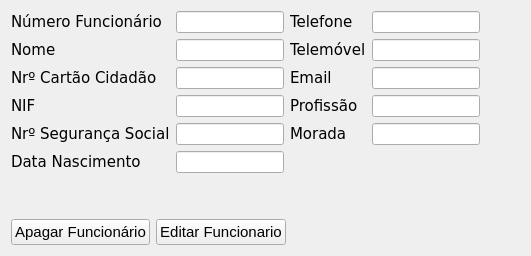
          <widget class="QWidget" name="tab_17">
           <attribute name="title">
            <string>Editar Funcionário</string>
           </attribute>
           <layout class="QGridLayout" name="gridLayout_16">
            <item row="0" column="0">
             <layout class="QFormLayout" name="formLayout_17">
              <item row="0" column="0">
               <widget class="QLabel" name="label_107">
                <property name="maximumSize">
                 <size>
                  <width>16777215</width>
                  <height>34</height>
                 </size>
                </property>
                <property name="font">
                 <font>
                  <family>DejaVu Sans</family>
                  <pointsize>11</pointsize>
                 </font>
                </property>
                <property name="text">
                 <string>Número Funcionário</string>
                </property>
               </widget>
              </item>
              <item row="1" column="0">
               <widget class="QLabel" name="label_103">
                <property name="maximumSize">
                 <size>
                  <width>16777215</width>
                  <height>34</height>
                 </size>
                </property>
                <property name="font">
                 <font>
                  <family>DejaVu Sans</family>
                  <pointsize>11</pointsize>
                 </font>
                </property>
                <property name="text">
                 <string>Nome</string>
                </property>
               </widget>
              </item>
              <item row="2" column="0">
               <widget class="QLabel" name="label_101">
                <property name="maximumSize">
                 <size>
                  <width>16777215</width>
                  <height>34</height>
                 </size>
                </property>
                <property name="font">
                 <font>
                  <family>DejaVu Sans</family>
                  <pointsize>11</pointsize>
                 </font>
                </property>
                <property name="text">
                 <string>Nrº Cartão Cidadão</string>
                </property>
               </widget>
              </item>
              <item row="3" column="0">
               <widget class="QLabel" name="label_105">
                <property name="maximumSize">
                 <size>
                  <width>16777215</width>
                  <height>34</height>
                 </size>
                </property>
                <property name="font">
                 <font>
                  <family>DejaVu Sans</family>
                  <pointsize>11</pointsize>
                 </font>
                </property>
                <property name="text">
                 <string>NIF</string>
                </property>
               </widget>
              </item>
              <item row="4" column="0">
               <widget class="QLabel" name="label_106">
                <property name="maximumSize">
                 <size>
                  <width>16777215</width>
                  <height>34</height>
                 </size>
                </property>
                <property name="font">
                 <font>
                  <family>DejaVu Sans</family>
                  <pointsize>11</pointsize>
                 </font>
                </property>
                <property name="text">
                 <string>Nrº Segurança Social</string>
                </property>
               </widget>
              </item>
              <item row="5" column="0">
               <widget class="QLabel" name="label_98">
                <property name="maximumSize">
                 <size>
                  <width>16777215</width>
                  <height>34</height>
                 </size>
                </property>
                <property name="font">
                 <font>
                  <family>DejaVu Sans</family>
                  <pointsize>11</pointsize>
                 </font>
                </property>
                <property name="text">
                 <string>Data Nascimento</string>
                </property>
               </widget>
              </item>
              <item row="0" column="1">
               <widget class="QLineEdit" name="editEmployeeNumber">
                <property name="maximumSize">
                 <size>
                  <width>16777215</width>
                  <height>34</height>
                 </size>
                </property>
                <property name="text">
                 <string/>
                </property>
               </widget>
              </item>
              <item row="1" column="1">
               <widget class="QLineEdit" name="editEmployeeName">
                <property name="maximumSize">
                 <size>
                  <width>16777215</width>
                  <height>34</height>
                 </size>
                </property>
                <property name="text">
                 <string/>
                </property>
               </widget>
              </item>
              <item row="2" column="1">
               <widget class="QLineEdit" name="editEmployeeIDNr">
                <property name="maximumSize">
                 <size>
                  <width>16777215</width>
                  <height>34</height>
                 </size>
                </property>
               </widget>
              </item>
              <item row="3" column="1">
               <widget class="QLineEdit" name="editEmployeeNIF">
                <property name="maximumSize">
                 <size>
                  <width>16777215</width>
                  <height>34</height>
                 </size>
                </property>
               </widget>
              </item>
              <item row="4" column="1">
               <widget class="QLineEdit" name="editEmployeeSocialNr">
                <property name="maximumSize">
                 <size>
                  <width>16777215</width>
                  <height>34</height>
                 </size>
                </property>
               </widget>
              </item>
              <item row="5" column="1">
               <widget class="QLineEdit" name="editEmployeeDate">
                <property name="maximumSize">
                 <size>
                  <width>16777215</width>
                  <height>34</height>
                 </size>
                </property>
               </widget>
              </item>
             </layout>
            </item>
            <item row="0" column="1">
             <layout class="QFormLayout" name="formLayout_18">
              <item row="0" column="0">
               <widget class="QLabel" name="label_99">
                <property name="maximumSize">
                 <size>
                  <width>16777215</width>
                  <height>34</height>
                 </size>
                </property>
                <property name="font">
                 <font>
                  <family>DejaVu Sans</family>
                  <pointsize>11</pointsize>
                 </font>
                </property>
                <property name="text">
                 <string>Telefone</string>
                </property>
               </widget>
              </item>
              <item row="0" column="1">
               <widget class="QLineEdit" name="editEmployeePhoneNr">
                <property name="maximumSize">
                 <size>
                  <width>16777215</width>
                  <height>34</height>
                 </size>
                </property>
               </widget>
              </item>
              <item row="1" column="0">
               <widget class="QLabel" name="label_102">
                <property name="maximumSize">
                 <size>
                  <width>16777215</width>
                  <height>34</height>
                 </size>
                </property>
                <property name="font">
                 <font>
                  <family>DejaVu Sans</family>
                  <pointsize>11</pointsize>
                 </font>
                </property>
                <property name="text">
                 <string>Telemóvel</string>
                </property>
               </widget>
              </item>
              <item row="1" column="1">
               <widget class="QLineEdit" name="editEmployeeMobileNr">
                <property name="maximumSize">
                 <size>
                  <width>16777215</width>
                  <height>34</height>
                 </size>
                </property>
               </widget>
              </item>
              <item row="2" column="0">
               <widget class="QLabel" name="label_104">
                <property name="maximumSize">
                 <size>
                  <width>16777215</width>
                  <height>34</height>
                 </size>
                </property>
                <property name="font">
                 <font>
                  <family>DejaVu Sans</family>
                  <pointsize>11</pointsize>
                 </font>
                </property>
                <property name="text">
                 <string>Email</string>
                </property>
               </widget>
              </item>
              <item row="2" column="1">
               <widget class="QLineEdit" name="editEmployeeEmail">
                <property name="maximumSize">
                 <size>
                  <width>16777215</width>
                  <height>34</height>
                 </size>
                </property>
               </widget>
              </item>
              <item row="3" column="0">
               <widget class="QLabel" name="label_108">
                <property name="maximumSize">
                 <size>
                  <width>16777215</width>
                  <height>34</height>
                 </size>
                </property>
                <property name="font">
                 <font>
                  <family>DejaVu Sans</family>
                  <pointsize>11</pointsize>
                 </font>
                </property>
                <property name="text">
                 <string>Profissão</string>
                </property>
               </widget>
              </item>
              <item row="3" column="1">
               <widget class="QLineEdit" name="editEmployeeJob">
                <property name="maximumSize">
                 <size>
                  <width>16777215</width>
                  <height>34</height>
                 </size>
                </property>
               </widget>
              </item>
              <item row="4" column="0">
               <widget class="QLabel" name="label_100">
                <property name="maximumSize">
                 <size>
                  <width>16777215</width>
                  <height>34</height>
                 </size>
                </property>
                <property name="font">
                 <font>
                  <family>DejaVu Sans</family>
                  <pointsize>11</pointsize>
                 </font>
                </property>
                <property name="text">
                 <string>Morada</string>
                </property>
               </widget>
              </item>
              <item row="4" column="1">
               <widget class="QLineEdit" name="editEmployeeMorada">
                <property name="maximumSize">
                 <size>
                  <width>16777215</width>
                  <height>34</height>
                 </size>
                </property>
               </widget>
              </item>
             </layout>
            </item>
            <item row="0" column="2">
             <spacer name="horizontalSpacer_7">
              <property name="orientation">
               <enum>Qt::Horizontal</enum>
              </property>
              <property name="sizeHint" stdset="0">
               <size>
                <width>40</width>
                <height>20</height>
               </size>
              </property>
             </spacer>
            </item>
            <item row="1" column="0">
             <spacer name="verticalSpacer_17">
              <property name="orientation">
               <enum>Qt::Vertical</enum>
              </property>
              <property name="sizeHint" stdset="0">
               <size>
                <width>20</width>
                <height>40</height>
               </size>
              </property>
             </spacer>
            </item>
            <item row="2" column="0" colspan="2">
             <layout class="QGridLayout" name="gridLayout_12">
              <item row="0" column="1" alignment="Qt::AlignLeft">
               <widget class="QPushButton" name="editEmployee">
                <property name="maximumSize">
                 <size>
                  <width>170</width>
                  <height>34</height>
                 </size>
                </property>
                <property name="font">
                 <font>
                  <pointsize>11</pointsize>
                 </font>
                </property>
                <property name="text">
                 <string>Editar Funcionario</string>
                </property>
               </widget>
              </item>
              <item row="0" column="0" alignment="Qt::AlignLeft">
               <widget class="QPushButton" name="deleteEmployee">
                <property name="maximumSize">
                 <size>
                  <width>170</width>
                  <height>34</height>
                 </size>
                </property>
                <property name="font">
                 <font>
                  <pointsize>11</pointsize>
                 </font>
                </property>
                <property name="text">
                 <string>Apagar Funcionário</string>
                </property>
               </widget>
              </item>
              <item row="0" column="2">
               <spacer name="horizontalSpacer_4">
                <property name="orientation">
                 <enum>Qt::Horizontal</enum>
                </property>
                <property name="sizeHint" stdset="0">
                 <size>
                  <width>40</width>
                  <height>20</height>
                 </size>
                </property>
               </spacer>
              </item>
             </layout>
            </item>
           </layout>
          </widget>
